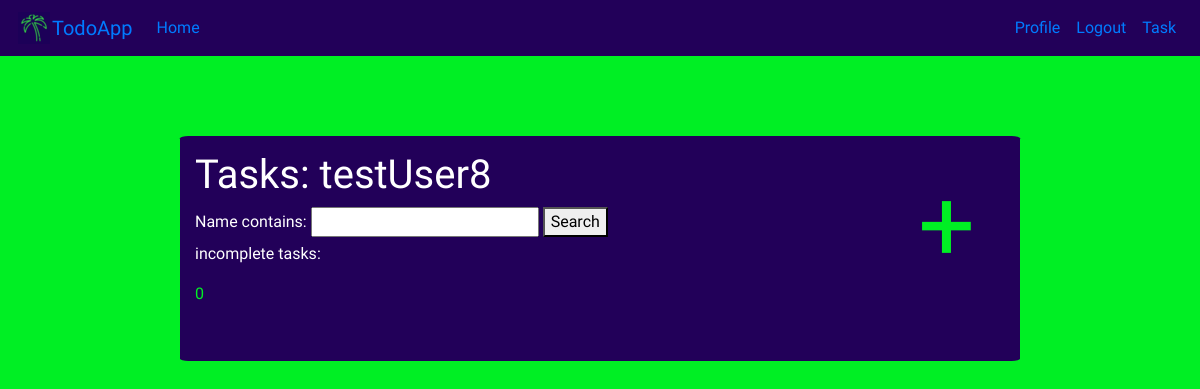
/ (signed in), run on an earlier commit of the app's database.
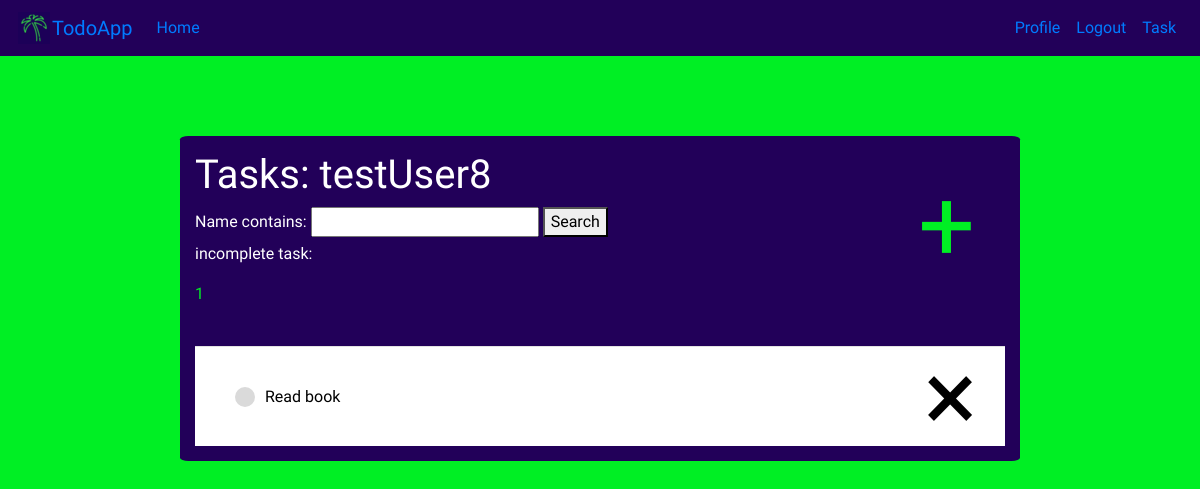
And on a later commit of the database.
### todo/models.py (models this page shows, shortened)
class Task(models.Model):
    name = models.CharField(max_length=100)
    status = models.BooleanField(default=False)
    desc = models.TextField(default=None)
    author = models.ForeignKey(User, on_delete=models.CASCADE)

### todo/views.py (the view)
# urls.py: path('', views.TaskListView.as_view(template_name='todo/home.html'), name='todo-home'),
class TaskListView(LoginRequiredMixin, ListView):
    queryset = Task.objects.all()
    context_object_name = 'tasks'
    def get_queryset(self):
        queryset = super().get_queryset()
        self.filterset = TodoFilter(self.request.GET, queryset=queryset)
        return self.filterset.qs
    def get_context_data(self, **kwargs):
        context = super().get_context_data(**kwargs)
        context['tasks'] = context['tasks'].filter(author=self.request.user)
        context['form'] = self.filterset.form
        context['count'] = 0
        for task in context['tasks']:
            if task.status == False:
                context['count'] += 1
        return context

### todo/templates/todo/home.html (shortened to what this page needs)
{% extends 'todo/base.html' %}
{% block content %}
    <div class="task-heading">
        <a class="add-icon" href="{% url 'task-create' %}">&#43;</a>
        <h1 class="task-heading-text">Tasks: {{ user }}</h1>
        <form class="task-heading-text" method="GET">
            {{ form }}
            <button type="submit">Search</button>
        </form>
        <p class="task-heading-text">incomplete task{{count|pluralize:"s"}}: <p class="task-heading-count">{{ count }}</p></p>
    </div>
    <br>
    <div class="tasks-container">
    {% for task in tasks %}
        <div class="task-wrapper">
            <div class=task-inside-wrapper>
                {% if task.status %}
                    <div class="task-complete-icon"></div>
                {% else %}
                    <div class="task-incomplete-icon"></div>
                {% endif %}
                <a class="task-link" href="{% url 'task-detail' task.id %}">{{ task.name }}</a>
            </div>
            <a class="mr-2 delete-icon" href="{% url 'task-delete' task.id %}">&#215;</a>
        </div>
    {% endfor %}
    </div>
{% endblock content %}

### todo/templates/todo/base.html (shortened to what this page needs)
{% load static %}
<!DOCTYPE html>
<html lang="en">
  <head>
    <link rel="stylesheet" href="https://cdn.jsdelivr.net/npm/bootstrap@4.3.1/dist/css/bootstrap.min.css">
    <link rel="stylesheet" href="{% static 'styles.css' %}">
  </head>
  <body>
    <nav class="navbar navbar-expand-lg nav-bar">
        <div class="logo">
          <img src="{% static 'flamingo-sm.png' %}" alt="logo">
        </div>
        <a class="navbar-brand" href="{% url 'todo-home' %}">TodoApp</a>
        <div class="collapse navbar-collapse" id="navbarSupportedContent">
          <ul class="navbar-nav mr-auto">
            <li class="nav-item active">
              <a class="nav-link nav-link-custom" href="{% url 'todo-home' %}">Home <span class="sr-only">(current)</span></a>
            </li>
          </ul>
          <ul class="navbar-nav ml-2">
            {% if user.is_authenticated %}
                <li class="nav-item">
                    <a class="nav-link" href="{% url 'profile' %}">Profile</a>
                </li>
                <li class="nav-item">
                    <a class="nav-link" href="{% url 'logout' %}">Logout</a>
                </li>
                <li class="nav-item">
                    <a class="nav-link" href="{% url 'task-create' %}">Task</a>
                </li>
            {% endif %}
          </ul>
        </div>
    </nav>
    <div class="container main-div">
        {% block content %}
        {% endblock content %}
    </div>
  </body>
</html>

### todo/static/styles.css (style rules this page uses)
body { background-color: #00ef24; font-family: 'Sono', sans-serif; }
.nav-bar { background-color: #220059; font-family: 'Sono', sans-serif; }
.logo { margin: 2px; }
.main-div { margin-top: 80px; margin-bottom: 10px; max-width: 70%; background-color: #220059; border-radius: 1%; }
.task-heading { padding-top: 15px; }
.task-heading-text { color: white; }
.task-heading-count { color: #00ef24; }
.tasks-container { padding-top: 0px; padding-bottom: 15px; }
.task-wrapper { display: flex; align-items: center; justify-content: space-between; padding: 20px; background-color: #fff; border-top: 1px solid rgb(226, 226, 226); max-height: 100px; }
.task-inside-wrapper { display: flex; align-items: center; justify-content: space-between; padding: 20px; background-color: #fff; }
.task-link { color: black; }
.task-incomplete-icon { height: 20px; width: 20px; background-color: rgb(218, 218, 218); margin-right: 10px; border-radius: 50%; }
.delete-icon { text-decoration: none; color: black; font-size: 100px; }
.add-icon { display: flex; float: right; height: auto; padding: 0px; margin-right: 30px; text-decoration: none; color: #00ef24; font-size: 100px; }

What changed in the data, as far as the page shows it:
added Task: status False (drawn), name "Read book"
Also different on the page:
{{ count }}: "0" → "1"
